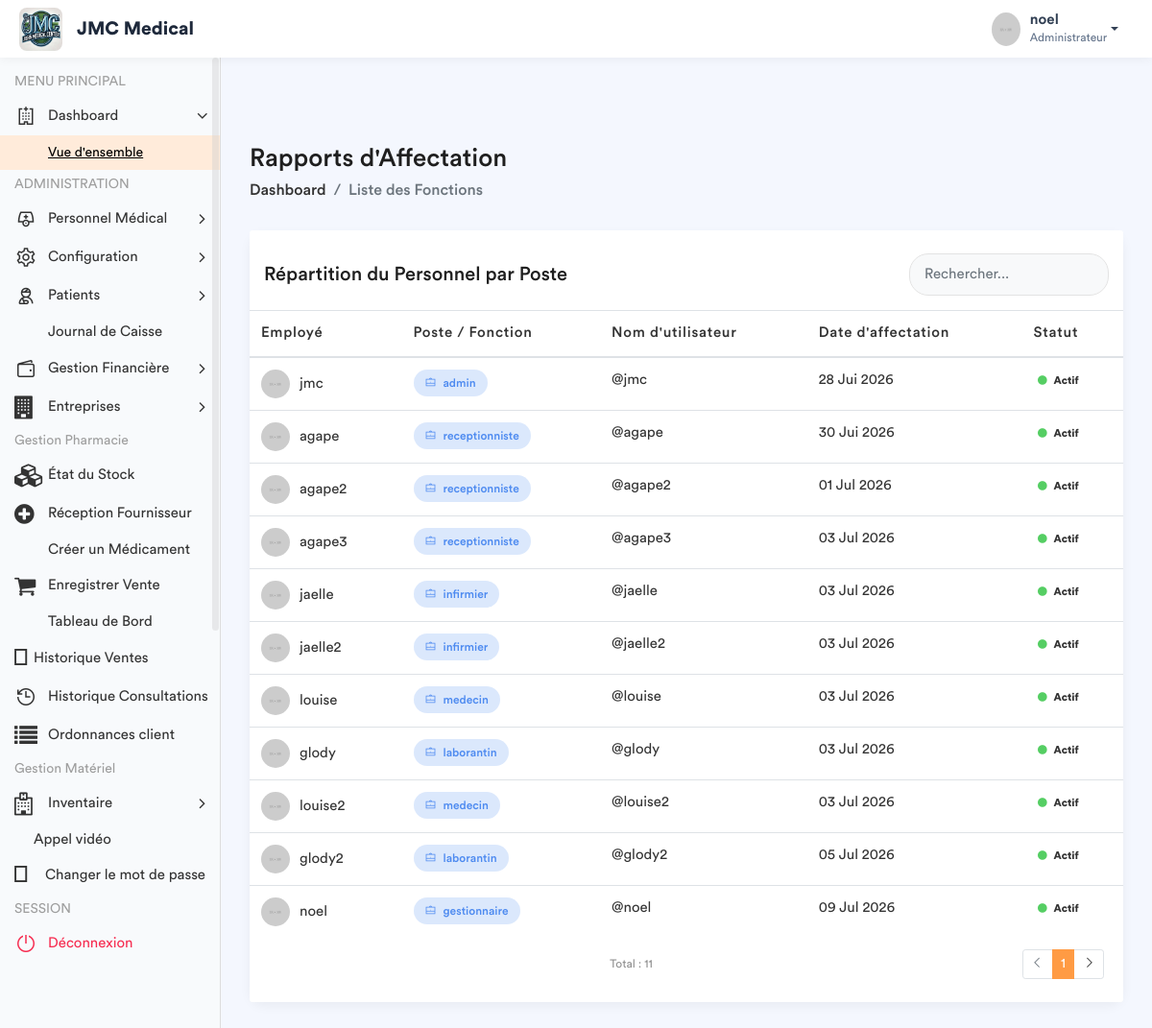
Screenshot of /employe-poste/ (signed in) with the database file from the repository.
### app/models.py (models this page shows, shortened)
class Fonction(models.Model):
    fonctionKey = models.ForeignKey(Role, on_delete=models.SET_NULL, null=True)
    userKey = models.ForeignKey(User, on_delete=models.SET_NULL, null=True, related_name='user_fonction')
    autorisation = models.CharField(max_length=30, default='oui')
    hopital = models.ForeignKey(Hopital , on_delete=models.SET_NULL, null = True , related_name= 'hopital_fonction')

class Role(models.Model):
    roleName = models.CharField(max_length=30)

### app/views.py (the view)
# urls.py: path('employe-poste/', views.liste_employe_poste, name='liste_employe_poste'),
@login_required
def liste_employe_poste(request):
    role_user = Fonction.objects.filter(userKey=request.user).first()
    fonctionKey = role_user.fonctionKey.roleName if role_user else None
    liste_postes = Fonction.objects.all().select_related('userKey', 'fonctionKey')
    context = {
        'liste_postes': liste_postes,
        'fonctionKey': fonctionKey,
    }
    return render(request, 'back-end/liste_fonctions.html', context)

### app/templates/back-end/liste_fonctions.html (shortened to what this page needs)
<!DOCTYPE html>
{% load static %}
<html lang="fr">
    <head>
        {% include 'back-end/includes/css.html'%}
    </head>
    <body>
        <div class="main-wrapper">
            {% include 'back-end/includes/header.html'%}
            {% include 'back-end/includes/sidebar.html'%}
            <div class="page-wrapper">
                <div class="content container-fluid">
                    <div class="page-header">
                        <div class="row align-items-center">
                            <div class="col">
                                <h3 class="page-title">Rapports d'Affectation</h3>
                                <ul class="breadcrumb">
                                    <li class="breadcrumb-item"><a href="{% url 'dashboard' %}">Dashboard</a></li>
                                    <li class="breadcrumb-item active">Liste des Fonctions</li>
                                </ul>
                            </div>
                        </div>
                    </div>
                    <div class="row">
                        <div class="col-md-12">
                            <div class="card card-table">
                                <div class="card-header bg-white border-0 pt-4">
                                    <div class="row align-items-center">
                                        <div class="col">
                                            <h4 class="card-title mb-0">Répartition du Personnel par Poste</h4>
                                        </div>
                                        <div class="col-auto">
                                            <div class="search-box-container">
                                                <input type="text" id="searchInput" class="form-control" placeholder="Rechercher...">
                                            </div>
                                        </div>
                                    </div>
                                </div>
                                <div class="card-body">
                                    <div class="table-responsive">
                                        <table class="table table-hover table-center mb-0">
                                            <thead>
                                                <tr>
                                                    <th>Employé</th>
                                                    <th>Poste / Fonction</th>
                                                    <th>Nom d'utilisateur</th>
                                                    <th>Date d'affectation</th>
                                                    <th>Statut</th>
                                                </tr>
                                            </thead>
                                            <tbody id="tableBody">
                                                {% for poste in liste_postes %}
                                                <tr>
                                                    <td>
                                                        <h2 class="table-avatar">
                                                            <img src="/static/back-end/assets/img/profiles/avatar-01.jpg" alt="">
                                                            {{ poste.userKey.get_full_name|default:poste.userKey.username }}
                                                        </h2>
                                                    </td>
                                                    <td>
                                                        <span class="badge bg-inverse-primary badge-role">
                                                            <i class="la la-briefcase mr-1"></i> {{ poste.fonctionKey.roleName }}
                                                        </span>
                                                    </td>
                                                    <td>@{{ poste.userKey.username }}</td>
                                                    <td>{{ poste.userKey.date_joined|date:"d M Y" }}</td>
                                                    <td>
                                                        {% if poste.userKey.is_active %}
                                                            <span class="badge badge-success-border"><i class="fa fa-circle text-success mr-1"></i> Actif</span>
                                                        {% else %}
                                                            <span class="badge badge-danger-border"><i class="fa fa-circle text-danger mr-1"></i> Inactif</span>
                                                        {% endif %}
                                                    </td>
                                                </tr>
                                                {% empty %}
                                                <tr>
                                                    <td colspan="6" class="text-center text-muted py-4">
                                                        Aucune affectation enregistrée.
                                                    </td>
                                                </tr>
                                                {% endfor %}
                                            </tbody>
                                        </table>
                                    </div>
                                </div>
                                <div class="card-footer bg-white border-0 pb-4">
                                    <div class="row align-items-center">
                                        <div class="col">
                                            <small class="text-muted">Total : {{ liste_postes|length }}</small>
                                        </div>
                                        <div class="col-auto">
                                            <ul class="pagination pagination-sm mb-0">
                                                <li class="page-item disabled"><a class="page-link" href="#"><i class="la la-angle-left"></i></a></li>
                                                <li class="page-item active"><a class="page-link" href="#">1</a></li>
                                                <li class="page-item"><a class="page-link" href="#"><i class="la la-angle-right"></i></a></li>
                                            </ul>
                                        </div>
                                    </div>
                                </div>
                            </div>
                        </div>
                    </div>
                </div>
            </div>
        </div>
    </body>
</html>

### app/templates/back-end/includes/css.html (shortened to what this page needs)
{% load static %}
        <link rel="stylesheet" href="{% static 'back-end/assets/css/bootstrap.min.css'%}">
        <link rel="stylesheet" href="{% static 'back-end/assets/css/font-awesome.min.css'%}">
        <link rel="stylesheet" href="{% static 'back-end/assets/css/line-awesome.min.css'%}">
		<link rel="stylesheet" href="{% static 'back-end/assets/plugins/morris/morris.css'%}">
        <link rel="stylesheet" href="{% static 'back-end/assets/css/style.css'%}">
		<link rel="stylesheet" href="{% static 'back-end/assets/css/dataTables.bootstrap4.min.css'%}">
		<link rel="stylesheet" href="{% static 'back-end/assets/css/select2.min.css'%}">
		<link rel="stylesheet" href="{% static 'back-end/assets/css/bootstrap-datetimepicker.min.css'%}">

### app/templates/back-end/includes/header.html (shortened to what this page needs)
{% load static %}
<header class="header-modern" style="background: #ffffff; height: 60px; box-shadow: 0 2px 10px rgba(0,0,0,0.05); display: flex; align-items: center; padding: 0 20px; position: relative; z-index: 1060;">
    <div class="header-left" style="display: flex; align-items: center;">
        <a href="{% url 'home' %}" class="logo">
            <img src="{% static 'front-end/assets/img/dr/jmc.jpeg' %}" width="45" height="45" alt="Moyanoli" style="border-radius: 8px;">
        </a>
        <span style="font-weight: 700; font-size: 1.2rem; margin-left: 15px; color: #1e293b;">JMC Medical</span>
    </div>
    <ul class="nav user-menu" style="list-style: none; display: flex; align-items: center; margin-left: auto;">
        <li class="nav-item dropdown has-arrow main-drop">
            <a href="#" class="dropdown-toggle nav-link" data-toggle="dropdown" style="display: flex; align-items: center; color: #334155; text-decoration: none;">
                <span class="user-img" style="margin-right: 10px;">
                    <img src="{% static 'back-end/assets/img/profiles/avatar-21.jpg' %}" width="35" height="35" alt="User" style="border-radius: 50%;">
                </span>
                <div style="line-height: 1.2;">
                    <span style="font-weight: 600; display: block;">{{ user.username }}</span>
                    <span style="font-size: 0.75rem; color: #64748b;">Administrateur</span>
                </div>
            </a>
        </li>
    </ul>
</header>

### app/templates/back-end/includes/sidebar.html (shortened to what this page needs)
<div class="sidebar" id="sidebar" style="background-color: #f8fafc;">
    <div class="sidebar-inner slimscroll">
        <div id="sidebar-menu" class="sidebar-menu">
            <ul>
                <li class="menu-title"> <span>MENU PRINCIPAL</span> </li>
                <li class="submenu">
                    <a href="#"><i class="la la-hospital"></i> <span> Dashboard</span> <span class="menu-arrow"></span></a>
                    <ul style="display: none;">
                        <li><a class="active" href="{% url 'dashboard' %}">Vue d'ensemble</a></li>
                    </ul>
                </li>
                {% if fonctionKey == 'admin' or fonctionKey == 'gestionnaire' %}
                    <li class="menu-title"> <span>ADMINISTRATION</span> </li>
                    <li class="submenu">
                        <a href="#"><i class="la la-user-md"></i> <span> Personnel Médical</span> <span class="menu-arrow"></span></a>
                    </li>
                    <li class="submenu">
                        <a href="#"><i class="la la-cog"></i> <span> Configuration </span> <span class="menu-arrow"></span></a>
                    </li>
                    <li class="submenu">
                        <a href="#"><i class="la la-user-injured"></i> <span> Patients </span> <span class="menu-arrow"></span></a>
                    </li>
                    <li><a href="{% url 'dashboard_finance' %}"> <span>Journal de Caisse</span></a></li>
                    <li class="submenu">
                        <a href="#"><i class="la la-wallet"></i> <span> Gestion Financière </span> <span class="menu-arrow"></span></a>
                    </li>
                    <li class="submenu">
                        <a href="#"><i class="fa fa-building"></i> <span> Entreprises</span> <span class="menu-arrow"></span></a>
                    </li>
                    <li class="menu-title"><span>Gestion Pharmacie</span></li>
<li>
    <a href="{% url 'gestion_pharmacie' %}">
        <i class="fa fa-cubes"></i> <span>État du Stock</span>
    </a>
</li>
<li>
    <a href="{% url 'ajouter_lot' %}">
        <i class="fa fa-plus-circle"></i> <span>Réception Fournisseur</span>
    </a>
</li>
<li>
    <a href="{% url 'ajouter_produit' %}">
         <span>Créer un Médicament</span>
    </a>
</li>
<li class="nav-item">
    <a href="{% url 'enregistrer_vente' %}" class="nav-link">
        <i class="fa fa-shopping-cart"></i> <span>Enregistrer Vente</span>
    </a>
</li>
<li>
    <a href="{% url 'dashboard_ventes' %}">
        <span>Tableau de Bord</span>
    </a>
</li>
<li class="nav-item">
        <a class="nav-link" href="{% url 'liste_ventes' %}">
            <i class="fas fa-history me-2"></i> Historique Ventes
        </a>
    </li>
    <li><a href="{% url 'liste_consultations' %}"><i class="la la-history"></i> <span>Historique Consultations</span></a></li>
             <li>
    <a href="{% url 'liste_ordonnances_externes_client' %}">
        <i class="fa fa-list"></i> <span>Ordonnances client</span>
    </a>
</li>
<li class="menu-title">
    <span>Gestion Matériel</span>
</li>
<li class="submenu">
    <a href="#"><i class="fa fa-hospital-o"></i> <span> Inventaire</span> <span class="menu-arrow"></span></a>
</li>
                {% endif %}
                <li class="nav-item">
    <a class="nav-link" href="{% url 'video_call_room' room_name=user.username %}">
         Appel vidéo
    </a>
</li>
<li class="nav-item">
    <a class="nav-link" href="{% url 'change_password' %}">
        <i class="fas fa-lock"></i>
        <span>Changer le mot de passe</span>
    </a>
</li>
                <li class="menu-title"> <span>SESSION</span> </li>
                <li><a href="{% url 'deco' %}" class="text-danger"><i class="la la-power-off"></i> <span>Déconnexion</span></a></li>
            </ul>
        </div>
    </div>
</div>

### app/templates/back-end/includes/js.html (shortened to what this page needs)
{% load static %}

### app/templates/back-end/liste_fonctions.html (style rules this page uses)
.page-wrapper { background-color: #f4f7fe; }
.card-table { border: none; border-radius: 15px; box-shadow: 0 4px 12px rgba(0,0,0,0.05); }
.badge-role { padding: 8px 12px; border-radius: 20px; font-weight: 500; font-size: 12px; }
.table-avatar img { width: 30px; height: 30px; border-radius: 50%; margin-right: 10px; }
.search-box-container { max-width: 300px; }
.search-box-container .form-control { border-radius: 20px; padding-left: 15px; background-color: #f8f9fa; border: 1px solid #e3e3e3; }

### rows the page displays
Fonction: userKey.get_full_name "jmc", fonctionKey.roleName "admin", userKey.username "jmc", userKey.date_joined "28 Jui 2026", shows "Actif"
Fonction: userKey.get_full_name "agape", fonctionKey.roleName "receptionniste", userKey.username "agape", userKey.date_joined "30 Jui 2026", shows "Actif"
Fonction: userKey.get_full_name "agape2", fonctionKey.roleName "receptionniste", userKey.username "agape2", userKey.date_joined "01 Jul 2026", shows "Actif"
Fonction: userKey.get_full_name "agape3", fonctionKey.roleName "receptionniste", userKey.username "agape3", userKey.date_joined "03 Jul 2026", shows "Actif"
Fonction: userKey.get_full_name "jaelle", fonctionKey.roleName "infirmier", userKey.username "jaelle", userKey.date_joined "03 Jul 2026", shows "Actif"
Fonction: userKey.get_full_name "jaelle2", fonctionKey.roleName "infirmier", userKey.username "jaelle2", userKey.date_joined "03 Jul 2026", shows "Actif"
Fonction: userKey.get_full_name "louise", fonctionKey.roleName "medecin", userKey.username "louise", userKey.date_joined "03 Jul 2026", shows "Actif"
Fonction: userKey.get_full_name "glody", fonctionKey.roleName "laborantin", userKey.username "glody", userKey.date_joined "03 Jul 2026", shows "Actif"
Fonction: userKey.get_full_name "louise2", fonctionKey.roleName "medecin", userKey.username "louise2", userKey.date_joined "03 Jul 2026", shows "Actif"
Fonction: userKey.get_full_name "glody2", fonctionKey.roleName "laborantin", userKey.username "glody2", userKey.date_joined "05 Jul 2026", shows "Actif"
Fonction: userKey.get_full_name "noel", fonctionKey.roleName "gestionnaire", userKey.username "noel", userKey.date_joined "09 Jul 2026", shows "Actif"

### other values shown
{{ user.username }} "noel"
{{ liste_postes|length }} "11"
